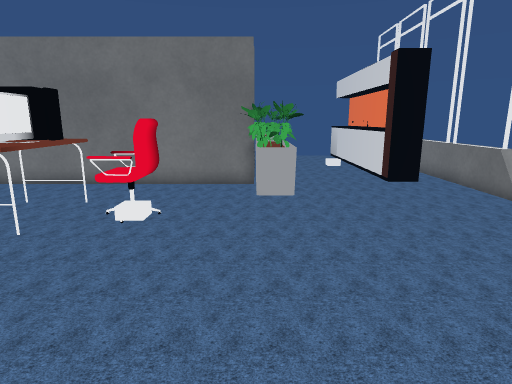
View 1 (above)

16 first-person views from a walk through a Unity game level. The camera is 1.2 m above the floor, tilts 12° down and sees 75° across. The floor is counted in squares, 0.5 m on a side. Each view is taken from the middle of a square. On the plan, view 1 faces up. The plan holds only what a view shows up to about 20 squares ahead; the rest is blank. The player is left out. Some surface patterns are stand-ins.

View 2
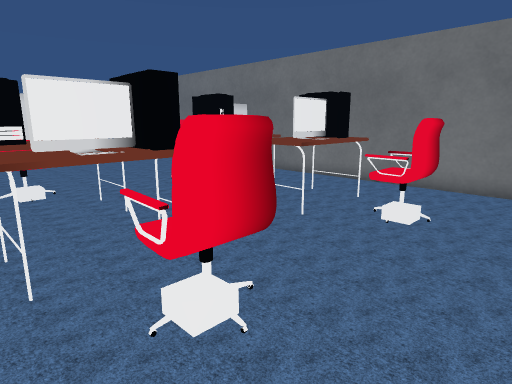

View 3
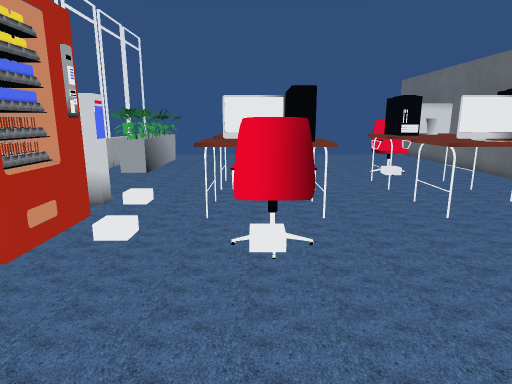

View 4
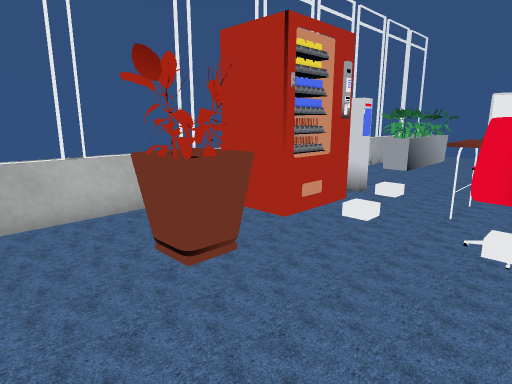

View 5
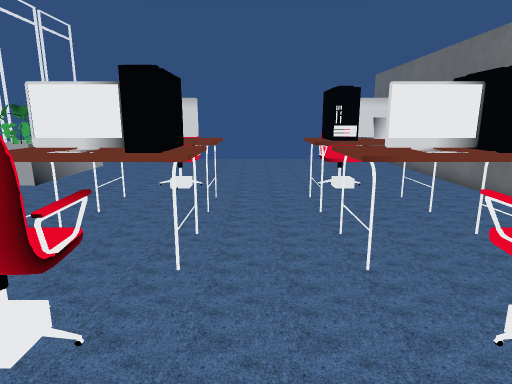

View 6
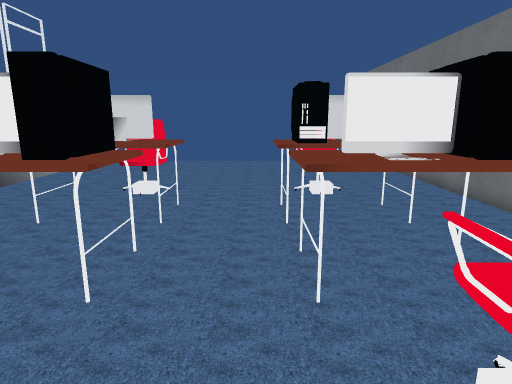

View 7
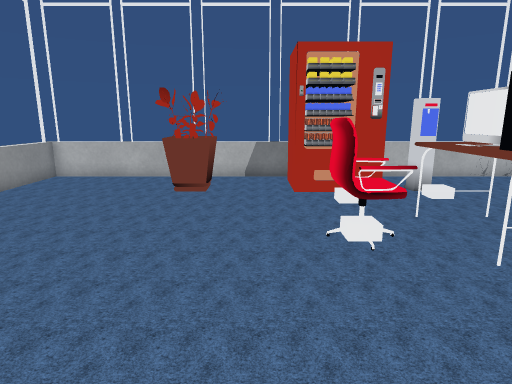

View 8
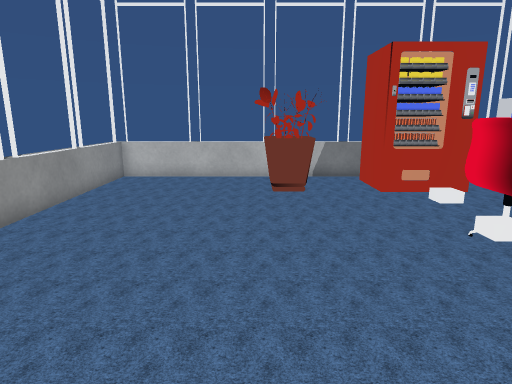

View 9
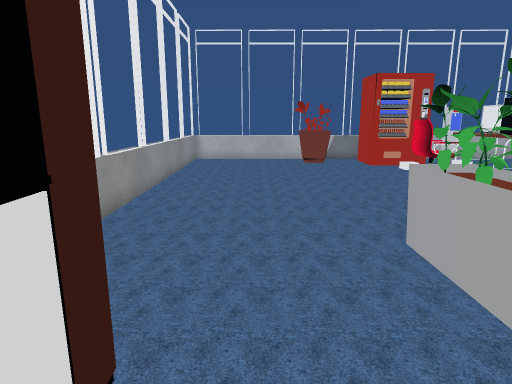

View 10
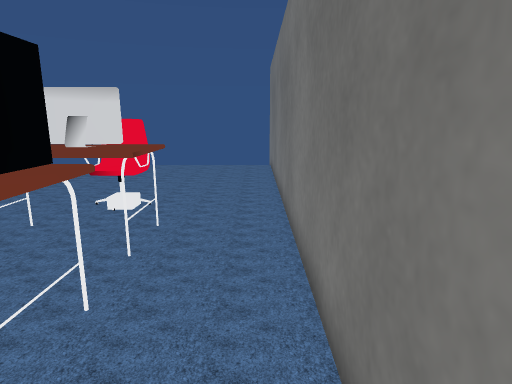

View 11
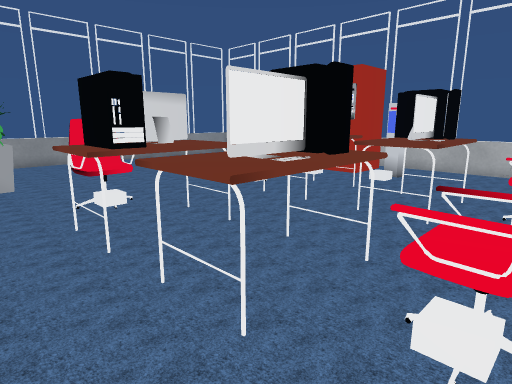

View 12
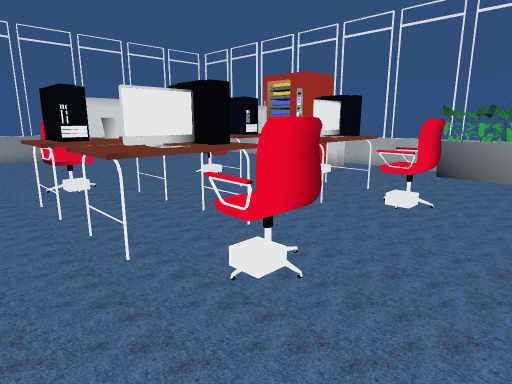

View 13
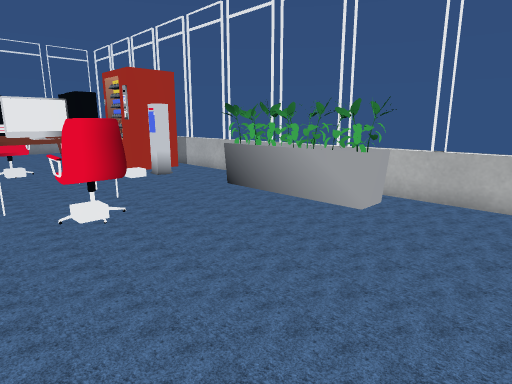

View 14
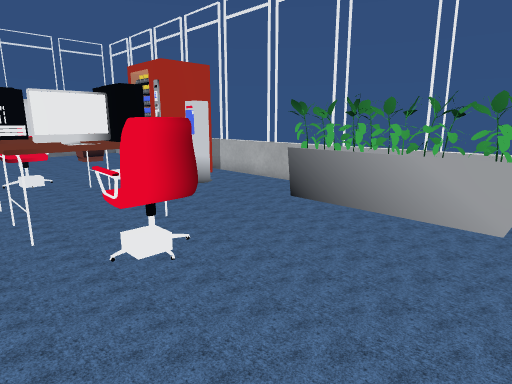

View 15
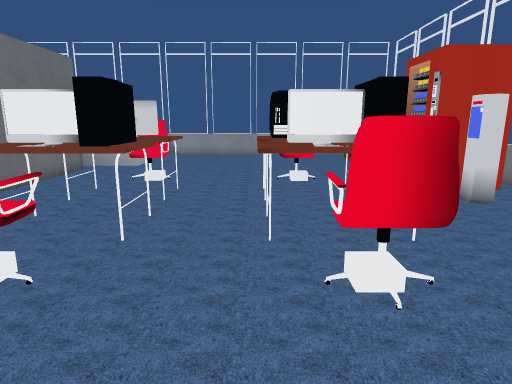

View 16
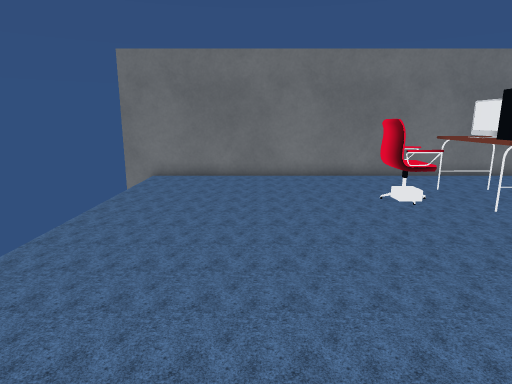

### Floor plan
Key: @ floor where view 1 was taken; # wall or solid block; . floor; / step, stairs or slope; = window, fence, low wall or low ledge; O other object.
Columns run from 22 left of view 1 to 8 right of it. Each row starts with its distance up from view 1.
 21                             #
 20                            =#
 19                          ..=#
 18                         ...=#
 17                         ...=#
 16                         ...=#
 15                       # ...=  #
 14                       O ...#  #
 13 #######################....##.=
 12  .............................=
 11  .............................=
 10  ..........OOO.OOO............=
  9  ........OOOOO.OOOOO..........=
  8  ........OOOOO.OOOOO..........=
  7  ........OOOOO.OOO............=
  6  ...........OO................=
  5  .............................=
  4  ..........OOO.OOO............=
  3  ........OOOOO.OOOOO..........=
  2  ........OOOOO.OOOOO..........=
  1  ........OOOOO.OOO............=
  0  .....................@.......=
 -1   ................/...OO......=
 -2   ...............OOOO..O......=
 -3   ...OOOOOO....O.OOOO.........=
 -4   ...OOOOOO......OOOO.........=
 -5   ## .  ........ O  O ....... #
 -6     ##########################

Positions as (right, up) in squares from view 1, and headings:
1: (0, 0), facing up
2: (0, 0), facing up-left
3: (3, 2), facing left
4: (4, 3), facing down-left
5: (0, 5), facing left
6: (-1, 6), facing left
7: (-1, 9), facing down
8: (2, 9), facing down
9: (4, 16), facing down
10: (-3, 12), facing left
11: (-13, 12), facing down-right
12: (-16, 12), facing down-right
13: (-21, 5), facing down-right
14: (-18, 5), facing down-right
15: (-17, 4), facing right
16: (-17, -2), facing up
